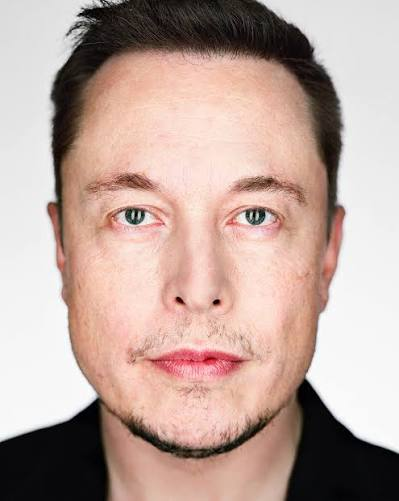
#> input picture images/elon1.jpg, 399 x 501 px; its folder holds only this picture in this run
$ jupyter execute MainCode.ipynb
#> lines starting #> are read from the running program, lines starting #| are printed output that depends on the picture; after the words box and inside, x2 and y2 are one past the last pixel; in counts of white or black regions, pixels touching at a corner belong together
# 📦 Libraries and Tools
This cell loads the tools we need to read files, handle image data, save memory files, and run the PCA model.

[cell 1]
# 📂 Load system tools for reading files
import os
import pickle

# 🔢 Load tool for working with numbers and arrays
import numpy as np

# 🖼️ Load tool for opening and resizing images
from PIL import Image

# 🤖 Load PCA tool to find main face patterns (Eigenfaces) and Visualization
from sklearn.decomposition import PCA
import matplotlib.pyplot as plt
print("✅ Tools loaded successfully!")

# ⚙️ Folder Names and Settings
This cell sets the names of our image folders, the memory file, and the matching limit.

[cell 2]
# 📁 Set folder paths for training and testing
train_folder = "images"          # 🎯 Folder with known training faces
test_folder = "test"            # 🧪 Folder with test faces (Target person)
test_unknown_folder = "test_unknown"  # ❓ Folder with test faces (Other people 1)
test_unknown2_folder = "test_unknown2" # ❓ Folder with test faces (Other people 2)

# 💾 File name to save trained memory
model_file = "eigenface_memory.pkl"

# 📏 Match limit: lower distance means faces look more similar
threshold = 1.9

print("⚙️ Setup completed!")

# 🧠 Learn Faces and Create PCA Subspace
This cell opens training images, resizes them to 64x64, turns them into numbers, and trains the PCA model to extract Eigenfaces.

[cell 3]
# 📸 List to hold image pixel data
faces_list = []

# 📥 Read images from training folder
if os.path.exists(train_folder):
    for filename in os.listdir(train_folder):
        img_path = os.path.join(train_folder, filename)
        try:
            with Image.open(img_path) as img:
                # 🎨 Change image to black and white, and resize to 64x64
#> img is the input picture: PIL image 399x501 RGB; mean R, G, B 189.1, 165.6, 157.2
                gray_img = img.convert('L').resize((64, 64))
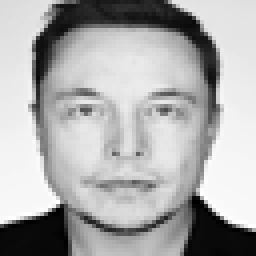
#> gray_img: PIL image 64x64 L (shown 4 times larger); min 0, max 255, mean 171.6
                # 📐 Turn 2D image into 1D list of numbers
                faces_list.append(np.array(gray_img).flatten())
        except Exception as e:
            print(f"⚠️ Could not read file {filename}: {e}")

# 📊 Combine all images into one big list of numbers
X_train = np.array(faces_list)

# 🛑 Check if we have images to train
if len(X_train) == 0:
    print("❌ Error: No images found in 'images/' folder!")
    exit()

# 🧮 Choose number of main patterns to learn
n_components = min(X_train.shape[0], 10)
#> n_components = 1

# 🔬 Train PCA on images
pca = PCA(n_components=n_components, whiten=True).fit(X_train)

# 📐 Convert training images into small weight numbers
X_train_pca = pca.transform(X_train)
#> X_train_pca = [nan]

print(f"🚀 Training done! Learned {n_components} main face patterns.")
#| 🚀 Training done! Learned 1 main face patterns.

# 🖼️ Results
This separate cell displays all learned Eigenfaces together in a single grid image.

[cell 4]
# 🖼️ Display all Eigenfaces together in one figure grid
print("🖼️ Printing all Eigenfaces in one image...")
fig, axes = plt.subplots(1, n_components, figsize=(n_components * 2, 3))

# Handle single image axis case
if n_components == 1:
    axes = [axes]

for i in range(n_components):
    # Reshape 1D vector back to 64x64 2D image
    eigenface_img = pca.components_[i].reshape(64, 64)
    axes[i].imshow(eigenface_img, cmap='gray')
    axes[i].set_title(f"Eigenface #{i+1}")
    axes[i].axis('off')
#> this loop made 1 pass
#> pass 1, `eigenface_img = pca.components_[i].reshape(64, 64)`:
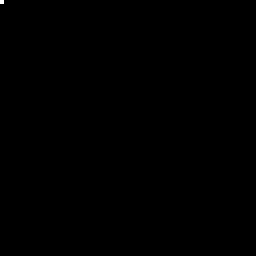
#> eigenface_img: shape (64, 64) float64 (shown 4 times larger); values 0 (black) and 1 (white), 0.02% white in thin lines or dots, all inside (x1, y1, x2, y2) = (0, 0, 1, 1)

plt.tight_layout()
plt.show()

# 💾 Save results to File
This cell saves our trained PCA model and training weight numbers into a file on disk.

[cell 5]
# 📦 Put model and weight data together
memory_data = {
    'pca': pca,
    'X_train_pca': X_train_pca
}

# 💾 Save data into a binary file
with open(model_file, 'wb') as f:
    pickle.dump(memory_data, f)

print(f"💾 Memory saved to '{model_file}' successfully!")

# 📂 Read Saved Memory
This cell reads the saved memory file from disk back into Python.

[cell 6]
# 🔓 Open and read the memory file
with open(model_file, 'rb') as f:
    loaded_memory = pickle.load(f)

# 🔑 Extract the saved model and weight data
loaded_pca = loaded_memory['pca']
loaded_train_pca = loaded_memory['X_train_pca']

print("🧠 Memory loaded from disk successfully!")

# 🧪 Prepare for Testing
This cell sets up and prepares the test function to check images against our saved memory.

[cell 7]
def run_test_pass(folder_path, pass_name):
    """
    🧪 Function to check if images in a folder match saved memory.
    """
    test_faces = []

    # 📥 Load images from the given folder
    if os.path.exists(folder_path):
        for filename in os.listdir(folder_path):
            img_path = os.path.join(folder_path, filename)
            try:
                with Image.open(img_path) as img:
                    gray_img = img.convert('L').resize((64, 64))
                    test_faces.append(np.array(gray_img).flatten())
            except Exception:
                pass

    X_test = np.array(test_faces)

    # ⚠️ Check if folder is empty
    if len(X_test) == 0:
        print(f"⚠️ Warning: No images found in '{folder_path}'.")
        return False

    # 📐 Convert test images into weight numbers using saved model
    X_test_pca = loaded_pca.transform(X_test)
    all_passed = True

    print(f"=== 🔍 Checking: {pass_name} (Folder: '{folder_path}') ===")

    # 📏 Check distance for each test image
    for test_vector in X_test_pca:
        # 📐 Calculate distance to saved training memory
        distances = np.linalg.norm(loaded_train_pca - test_vector, axis=1)
        min_dist = np.min(distances)

        # 🎯 If distance is too big, mark as failed
        if min_dist >= threshold:
            all_passed = False

    # 📊 Print summary result
    print("-------------------------")
    if all_passed:
        print(f"🏆 Result for {pass_name}: PASSED")
    else:
        print(f"❌ Result for {pass_name}: FAILED")
    print("-------------------------\n")

    return all_passed

# 🟢 Test 1: Known Target Person
This cell tests images from the main test folder to verify if they match the trained memory (expected to PASS).

[cell 8]
# 🟢 Run test on the known target identity folder
run_test_pass(test_folder, "Test 1 (Known Person)")

# 🔴 Test 2: Unknown Identity Group 1
This cell tests images from the test_unknown folder to verify if non-target faces are correctly rejected (expected to FAIL if they do not match).

Cell 18: Code

[cell 9]
# 🔴 Run test on the first unknown identity folder
run_test_pass(test_unknown_folder, "Test 2 (Unknown Group 1)")

# 🔴 Test 3: Unknown Identity Group 2
This cell tests images from the test_unknown2 folder to verify rejection accuracy on another set of non-target faces (expected to FAIL if they do not match).

[cell 10]
# 🔴 Run test on the second unknown identity folder
run_test_pass(test_unknown2_folder, "Test 3 (Unknown Group 2)")

$ run again, on images/elon13.jpg
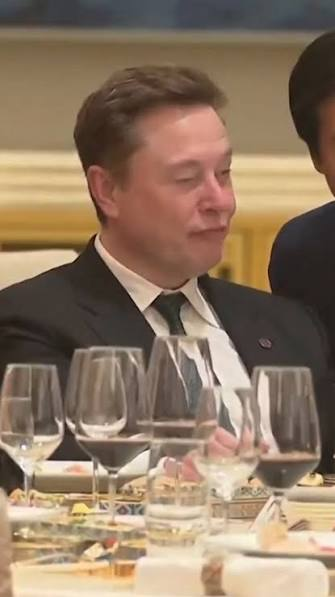
#> input picture images/elon13.jpg, 335 x 597 px
#> img is the input picture: PIL image 335x597 RGB; mean R, G, B 143, 120.6, 99.2
#> `gray_img = img.convert('L').resize((64, 64))`:
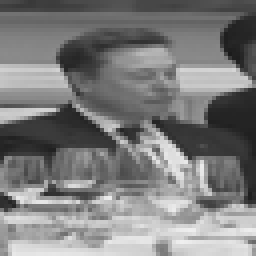
#> gray_img: PIL image 64x64 L (shown 4 times larger); min 27, max 239, mean 124.8
#> X_train_pca = [nan]
#| 🚀 Training done! Learned 1 main face patterns.

$ run again, on images/elon14.jpg
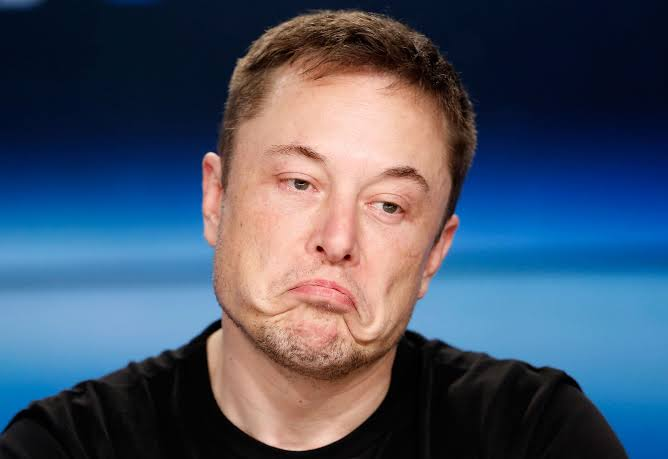
#> input picture images/elon14.jpg, 668 x 459 px
#> img is the input picture: PIL image 668x459 RGB; mean R, G, B 72, 84, 104.2
#> `gray_img = img.convert('L').resize((64, 64))`:
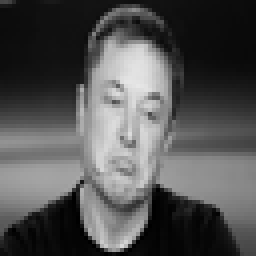
#> gray_img: PIL image 64x64 L (shown 4 times larger); min 0, max 231, mean 82.7
#> X_train_pca = [nan]
#| 🚀 Training done! Learned 1 main face patterns.

$ run again, on images/elon15.jpg
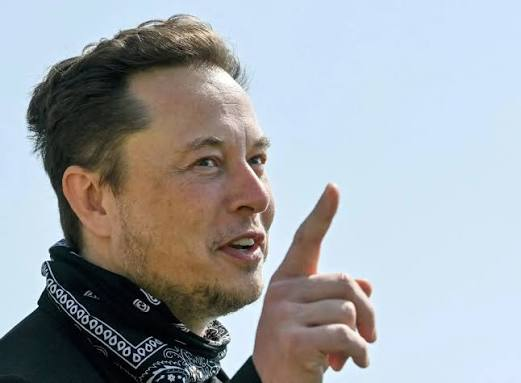
#> input picture images/elon15.jpg, 521 x 383 px
#> img is the input picture: PIL image 521x383 RGB; mean R, G, B 160.3, 165, 169.5
#> `gray_img = img.convert('L').resize((64, 64))`:
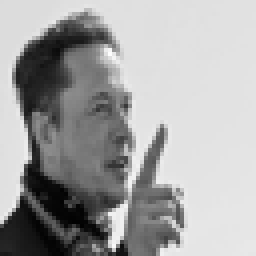
#> gray_img: PIL image 64x64 L (shown 4 times larger); min 2, max 253, mean 164.1
#> X_train_pca = [nan]
#| 🚀 Training done! Learned 1 main face patterns.

$ run again, on images/elon10.jpg
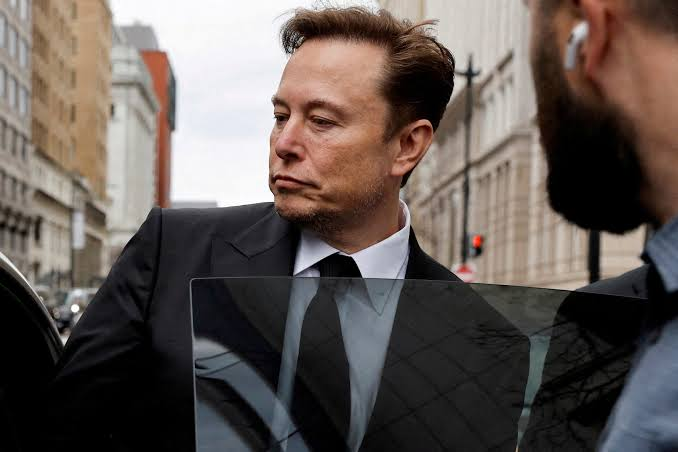
#> input picture images/elon10.jpg, 678 x 452 px
#> img is the input picture: PIL image 678x452 RGB; mean R, G, B 98.7, 89.1, 84.6
#> `gray_img = img.convert('L').resize((64, 64))`:
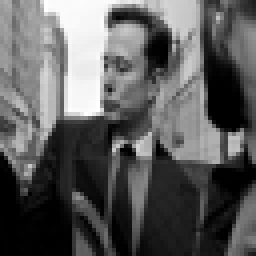
#> gray_img: PIL image 64x64 L (shown 4 times larger); min 0, max 255, mean 91.5
#> X_train_pca = [nan]
#| 🚀 Training done! Learned 1 main face patterns.
